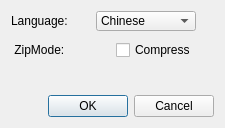
<?xml version="1.0" encoding="UTF-8"?>
<ui version="4.0">
 <class>DlgOption</class>
 <widget class="QDialog" name="DlgOption">
  <property name="geometry">
   <rect>
    <x>0</x>
    <y>0</y>
    <width>225</width>
    <height>128</height>
   </rect>
  </property>
  <property name="windowTitle">
   <string>Option</string>
  </property>
  <property name="windowIcon">
   <iconset resource="rms_analyze.qrc">
    <normaloff>:/images/setting.png</normaloff>:/images/setting.png</iconset>
  </property>
  <layout class="QGridLayout" name="gridLayout">
   <item row="0" column="0">
    <layout class="QVBoxLayout" name="verticalLayout_2">
     <item>
      <layout class="QHBoxLayout" name="horizontalLayout_4">
       <item>
        <layout class="QVBoxLayout" name="verticalLayout">
         <item>
          <layout class="QHBoxLayout" name="horizontalLayout">
           <item>
            <widget class="QLabel" name="label">
             <property name="text">
              <string>Language: </string>
             </property>
            </widget>
           </item>
           <item>
            <spacer name="horizontalSpacer_3">
             <property name="orientation">
              <enum>Qt::Horizontal</enum>
             </property>
             <property name="sizeHint" stdset="0">
              <size>
               <width>40</width>
               <height>20</height>
              </size>
             </property>
            </spacer>
           </item>
           <item>
            <widget class="QComboBox" name="comboBox">
             <property name="minimumSize">
              <size>
               <width>100</width>
               <height>20</height>
              </size>
             </property>
             <item>
              <property name="text">
               <string>Chinese</string>
              </property>
             </item>
             <item>
              <property name="text">
               <string>English</string>
              </property>
             </item>
            </widget>
           </item>
          </layout>
         </item>
         <item>
          <spacer name="verticalSpacer">
           <property name="orientation">
            <enum>Qt::Vertical</enum>
           </property>
           <property name="sizeHint" stdset="0">
            <size>
             <width>14</width>
             <height>13</height>
            </size>
           </property>
          </spacer>
         </item>
         <item>
          <layout class="QHBoxLayout" name="horizontalLayout_2">
           <item>
            <widget class="QLabel" name="label_2">
             <property name="text">
              <string> ZipMode:</string>
             </property>
            </widget>
           </item>
           <item>
            <spacer name="horizontalSpacer">
             <property name="orientation">
              <enum>Qt::Horizontal</enum>
             </property>
             <property name="sizeHint" stdset="0">
              <size>
               <width>40</width>
               <height>20</height>
              </size>
             </property>
            </spacer>
           </item>
           <item>
            <widget class="QCheckBox" name="zipCheckBox">
             <property name="text">
              <string>Compress</string>
             </property>
            </widget>
           </item>
          </layout>
         </item>
        </layout>
       </item>
       <item>
        <spacer name="horizontalSpacer_4">
         <property name="orientation">
          <enum>Qt::Horizontal</enum>
         </property>
         <property name="sizeHint" stdset="0">
          <size>
           <width>40</width>
           <height>20</height>
          </size>
         </property>
        </spacer>
       </item>
      </layout>
     </item>
     <item>
      <spacer name="verticalSpacer_2">
       <property name="orientation">
        <enum>Qt::Vertical</enum>
       </property>
       <property name="sizeHint" stdset="0">
        <size>
         <width>20</width>
         <height>40</height>
        </size>
       </property>
      </spacer>
     </item>
     <item>
      <layout class="QHBoxLayout" name="horizontalLayout_3">
       <item>
        <spacer name="horizontalSpacer_2">
         <property name="orientation">
          <enum>Qt::Horizontal</enum>
         </property>
         <property name="sizeHint" stdset="0">
          <size>
           <width>29</width>
           <height>20</height>
          </size>
         </property>
        </spacer>
       </item>
       <item>
        <widget class="QPushButton" name="okButton">
         <property name="text">
          <string>OK</string>
         </property>
         <property name="icon">
          <iconset resource="rms_analyze.qrc">
           <normaloff>:/images/ok.png</normaloff>:/images/ok.png</iconset>
         </property>
        </widget>
       </item>
       <item>
        <widget class="QPushButton" name="cancelButton">
         <property name="text">
          <string>Cancel</string>
         </property>
         <property name="icon">
          <iconset resource="rms_analyze.qrc">
           <normaloff>:/images/cancel.png</normaloff>:/images/cancel.png</iconset>
         </property>
        </widget>
       </item>
      </layout>
     </item>
    </layout>
   </item>
  </layout>
 </widget>
 <layoutdefault spacing="6" margin="11"/>
 <resources>
  <include location="rms_analyze.qrc"/>
 </resources>
 <connections/>
</ui>
